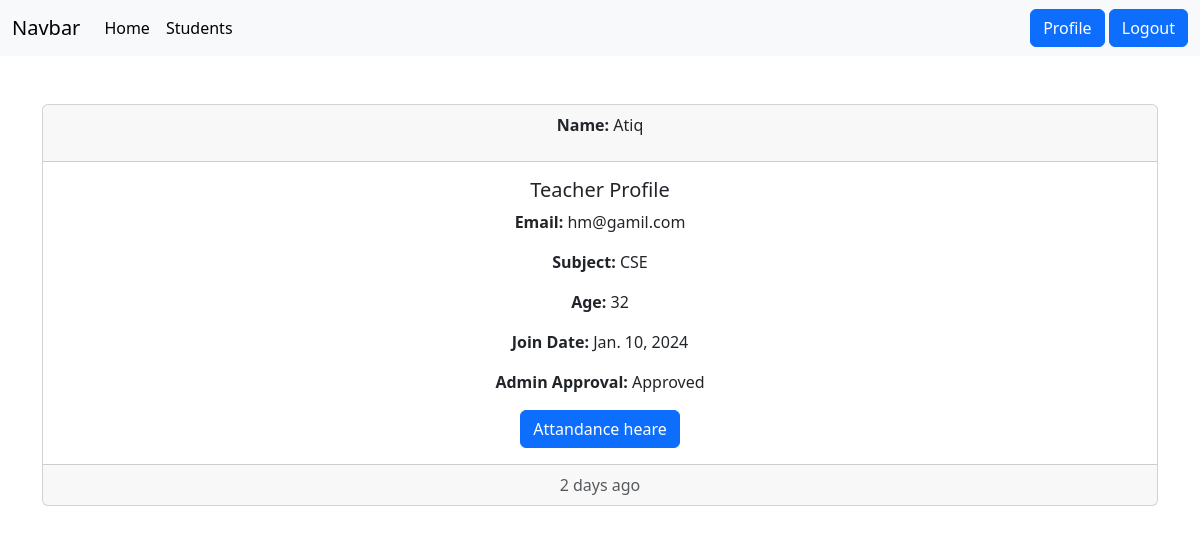
Page /teacher/profile/ (signed in) on the committed database.
### teacher/models.py (models this page shows)
class teacherModel(models.Model):
    user = models.ForeignKey(User, related_name='builtinuser', on_delete=models.CASCADE)
    subject = models.CharField(max_length=150)
    age = models.IntegerField()
    join_date = models.DateField(auto_now_add=True)
    admin_approve = models.BooleanField(default=False)
    def __str__(self):
        return f"{self.user.first_name} {self.user.last_name}"

### teacher/views.py (the view)
# urls.py: path('profile/', views.profile, name='profile')
@login_required
def profile(request):
    teacher = models.teacherModel.objects.get(user=request.user)
    print(teacher)
    return render(request, 'profile.html', {'data' : teacher})

### teacher/templates/profile.html (shortened to what this page needs)
{% extends "base.html" %}
{% load static %}
{% block content %}
<div class="container mt-5">
    <div class="card text-center">
        <div class="card-header">
            <p><strong>Name:</strong> {{ data.user.username }}</p>
        </div>
        <div class="card-body">
          <h5 class="card-title">Teacher Profile</h5>
          <p><strong>Email:</strong> {{ data.user.email }}</p>
            <p><strong>Subject:</strong> {{ data.subject }}</p>
            <p><strong>Age:</strong> {{ data.age }}</p>
            <p><strong>Join Date:</strong> {{ data.join_date }}</p>
          {% if data.admin_approve %}
            <p><strong>Admin Approval:</strong> Approved</p>
            <a class="btn btn-primary" href="{% url 'teacher_dashbord' %}">Attandance heare</a>
                {% else %}
            <p><strong>Admin Approval:</strong> Not Approved</p>
        {% endif %}
        </div>
        <div class="card-footer text-body-secondary">
          2 days ago
        </div>
      </div>
</div>
{% endblock content %}

### rows in the picture
teacherModel: user.username "Atiq", user.email "hm@gamil.com", subject "CSE", age "32", join_date "Jan. 10, 2024"
